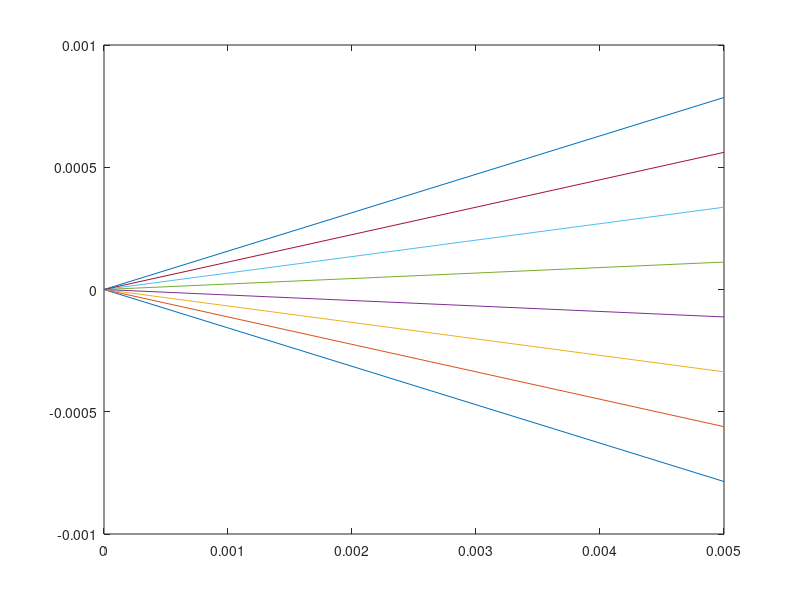

MATLAB code for this plot:
N = 8; %number of rays to propagate

pos1 = [0,0,0]; %xyz position vector of a point on an object
pos2 = [10,0,0];

angles = linspace(-pi/20,pi/20,N); %create vector storing the angles

d = 0.005; %propagation of each ray

M = [1 d 0 0;
     0 1 0 0;
     0 0 1 d;
     0 0 0 1;
     ];

raysIn1 = zeros(4,N); %create empty collection of first object state vecs
raysin2 = zeros(4,N); %create empty collection of second object state vecs

for i = 1:N
    raysIn1(1,i) = pos1(1); %initial x pos
    raysIn1(2,i) = angles(i);
    raysIn1(3,i) = pos1(2);
    raysIn1(4,i) = angles(i);
end

raysOut1 = zeros(4,N);

for i = 1:N
    raysOut1(:,i) = M*raysIn1(:,i);
end

ray_z = [zeros(1,size(raysIn1,2)); d*ones(1,size(raysIn1,2))];
plot(ray_z, [raysIn1(1,:); raysOut1(1,:)]);